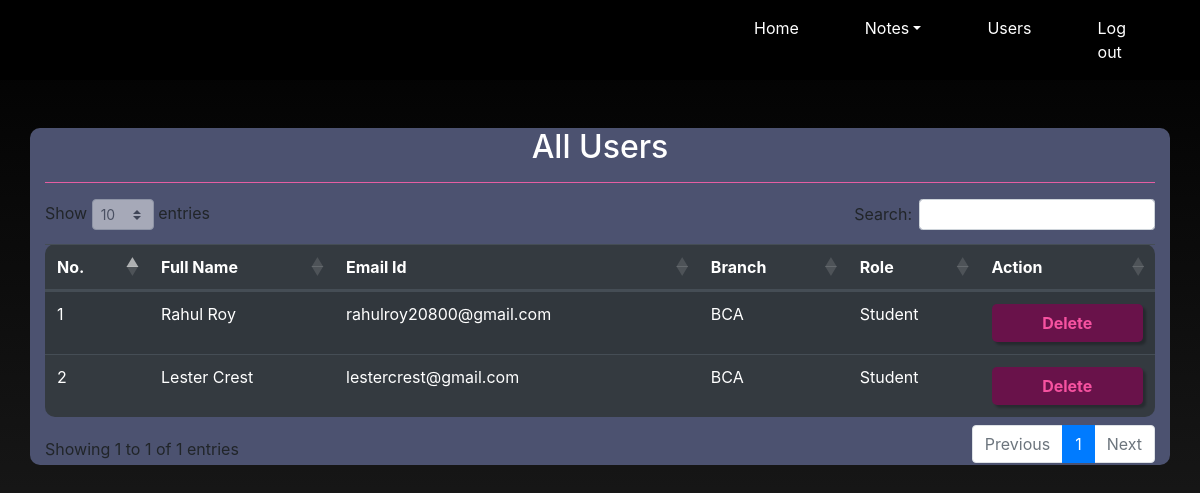
The page /view_users (signed in) on the database its author committed.
### notes/models.py (models this page shows, shortened)
class Signup(models.Model):
    user = models.ForeignKey(User,on_delete=models.CASCADE)
    branch = models.CharField(max_length=13)
    role = models.CharField(max_length=15)

### notes/views.py (the view)
# urls.py: path('view_users',view_users,name='view_users'),
def view_users(request):
    if not request.user.is_authenticated:
        return redirect('login_admin')
    users = Signup.objects.all()
    d = {'users': users}
    return render(request, 'view_users.html', d)

### notes/templates/view_users.html (shortened to what this page needs)
{% extends 'admin_nav.html'%}
{% block body %}
{% load static %}
<link class="text-light" rel="stylesheet" href="https://cdnjs.cloudflare.com/ajax/libs/twitter-bootstrap/4.5.2/css/bootstrap.css">
<link class="text-light" rel="stylesheet" href="https://cdn.datatables.net/1.10.23/css/dataTables.bootstrap4.min.css">
<div class="container mt-5 pt-8" style="background-image: linear-gradient(#4c5270,#4c5270); border-radius:10px;">
    <h2 class=" text-center text-white">All Users</h2>
    <HR style="background-color: hotpink">
        <table class="table table-striped table-hover table-dark" style="border-radius: 10px;"  id="example">
            <thead>
                <tr>
                    <th>No.</th>
                    <th>Full Name</th>
                    <th>Email Id</th>
                    <th>Branch</th>
                    <th>Role</th>
                    <th>Action</th>
                    </tr>
            </thead>
                    {% for i in users %}
                    <tbody>
                    <tr>
                        <td>{{forloop.counter}}</td>
                        <td style="text-transform: capitalize">{{i.user.first_name}} {{i.user.last_name}}</td>
                        <td>{{i.user.username}}</td>
                        <td>{{i.branch}}</td>
                        <td>{{i.role}}</td>
                        <td><a href="{% url 'delete_users' i.user.id %}"
                          class="btn font-weight-bold"
                          style="margin-right: 10px; border: radius 5px; width: 100%; background-color: #69124a;color: #f652a0;
                          border-radius: 5px;
                          width: 100%;
                          filter: drop-shadow(3px 3px 1px rgba(0, 0, 0, 0.25)); ;" onclick="return confirm('Are you sure you want to delete?')">Delete</a></td>
                        </tr>
                        {% endfor %}
                        </tbody>
                        </table>
    </div>
{% endblock %}

### notes/static/css/mystyle.css (style rules this page uses)
body { background-image: linear-gradient( rgb(0, 0, 0) , rgb(36, 36, 36)); }

### rows shown on the page
Signup: user.first_name "Rahul", user.last_name "Roy", user.username "rahulroy20800@gmail.com", branch "BCA", role "Student"
Signup: user.first_name "Lester", user.last_name "Crest", user.username "lestercrest@gmail.com", branch "BCA", role "Student"
